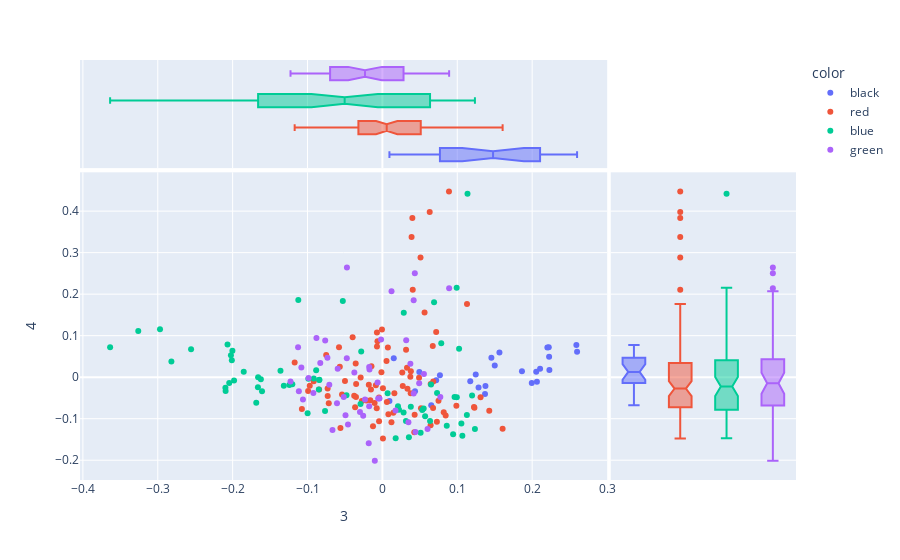

Notebook code for this chart:
### Code cell
px.scatter(DCM, 3, 4, 
           color=DOC['cover color'], 
           hover_name=DOC.file, 
           marginal_x='box', marginal_y='box', height=1000)

### Figure 1 — Plotly figure (JSON) as saved in the notebook; plotly's stock layout.template omitted (floating-point values rounded to 4 significant figures)
{"data": [{"hovertemplate": "<b>%{hovertext}</b><br><br>color=black<br>3=%{x}<br>4=%{y}<extra></extra>", "hovertext": ["Collins_HungerGames", "Collins_HungerGames", "Collins_HungerGames", "Collins_HungerGames", "Collins_HungerGames", "Collins_HungerGames", "Collins_HungerGames", "Collins_HungerGames", "Collins_HungerGames", "Collins_HungerGames", "Collins_HungerGames", "Collins_HungerGames", "Collins_HungerGames", "Collins_HungerGames", "Collins_HungerGames", "Collins_HungerGames", "Collins_HungerGames", "Collins_HungerGames", "Collins_HungerGames", "Collins_HungerGames", "Collins_HungerGames", "Collins_HungerGames", "Collins_HungerGames", "Collins_HungerGames", "Collins_HungerGames", "Collins_HungerGames"], "legendgroup": "black", "marker": {"color": "#636efa", "symbol": "circle"}, "mode": "markers", "name": "black", "orientation": "v", "showlegend": true, "type": "scatter", "x": [0.1246, 0.1284, 0.1173, 0.1563, 0.04358, 0.07683, 0.1376, 0.137, 0.06523, 0.04931, 0.2222, 0.2106, 0.15, 0.1456, 0.1864, 0.259, 0.2203, 0.2226, 0.2054, 0.2063, 0.1995, 0.223, 0.26, 0.01517, 0.009387, 0.07181], "xaxis": "x", "y": [0.006453, -0.02479, -0.009918, 0.05927, -0.03396, 0.004731, -0.02117, -0.04025, -0.06746, 0.01232, 0.07209, 0.02053, 0.02811, 0.04677, 0.01423, 0.07741, 0.07127, 0.04909, 0.01293, -0.01071, -0.01428, 0.01706, 0.0612, 0.04547, -0.05723, -0.007096], "yaxis": "y"}, {"alignmentgroup": "True", "hovertemplate": "<b>%{hovertext}</b><br><br>color=black<br>3=%{x}<extra></extra>", "hovertext": ["Collins_HungerGames", "Collins_HungerGames", "Collins_HungerGames", "Collins_HungerGames", "Collins_HungerGames", "Collins_HungerGames", "Collins_HungerGames", "Collins_HungerGames", "Collins_HungerGames", "Collins_HungerGames", "Collins_HungerGames", "Collins_HungerGames", "Collins_HungerGames", "Collins_HungerGames", "Collins_HungerGames", "Collins_HungerGames", "Collins_HungerGames", "Collins_HungerGames", "Collins_HungerGames", "Collins_HungerGames", "Collins_HungerGames", "Collins_HungerGames", "Collins_HungerGames", "Collins_HungerGames", "Collins_HungerGames", "Collins_HungerGames"], "legendgroup": "black", "marker": {"color": "#636efa", "symbol": "circle"}, "name": "black", "notched": true, "offsetgroup": "black", "showlegend": false, "type": "box", "x": [0.1246, 0.1284, 0.1173, 0.1563, 0.04358, 0.07683, 0.1376, 0.137, 0.06523, 0.04931, 0.2222, 0.2106, 0.15, 0.1456, 0.1864, 0.259, 0.2203, 0.2226, 0.2054, 0.2063, 0.1995, 0.223, 0.26, 0.01517, 0.009387, 0.07181], "xaxis": "x3", "yaxis": "y3"}, {"alignmentgroup": "True", "hovertemplate": "<b>%{hovertext}</b><br><br>color=black<br>4=%{y}<extra></extra>", "hovertext": ["Collins_HungerGames", "Collins_HungerGames", "Collins_HungerGames", "Collins_HungerGames", "Collins_HungerGames", "Collins_HungerGames", "Collins_HungerGames", "Collins_HungerGames", "Collins_HungerGames", "Collins_HungerGames", "Collins_HungerGames", "Collins_HungerGames", "Collins_HungerGames", "Collins_HungerGames", "Collins_HungerGames", "Collins_HungerGames", "Collins_HungerGames", "Collins_HungerGames", "Collins_HungerGames", "Collins_HungerGames", "Collins_HungerGames", "Collins_HungerGames", "Collins_HungerGames", "Collins_HungerGames", "Collins_HungerGames", "Collins_HungerGames"], "legendgroup": "black", "marker": {"color": "#636efa", "symbol": "circle"}, "name": "black", "notched": true, "offsetgroup": "black", "showlegend": false, "type": "box", "xaxis": "x2", "y": [0.006453, -0.02479, -0.009918, 0.05927, -0.03396, 0.004731, -0.02117, -0.04025, -0.06746, 0.01232, 0.07209, 0.02053, 0.02811, 0.04677, 0.01423, 0.07741, 0.07127, 0.04909, 0.01293, -0.01071, -0.01428, 0.01706, 0.0612, 0.04547, -0.05723, -0.007096], "yaxis": "y2"}, {"hovertemplate": "<b>%{hovertext}</b><br><br>color=red<br>3=%{x}<br>4=%{y}<extra></extra>", "hovertext": ["Collins_CatchingFire", "Collins_CatchingFire", "Collins_CatchingFire", "Collins_CatchingFire", "Collins_CatchingFire", "Collins_CatchingFire", "Collins_CatchingFire", "Collins_CatchingFire", "Collins_CatchingFire", "Collins_CatchingFire", "Collins_CatchingFire", "Collins_CatchingFire", "Collins_CatchingFire", "Collins_CatchingFire", "Collins_CatchingFire", "Collins_CatchingFire", "Collins_CatchingFire", "Collins_CatchingFire", "Collins_CatchingFire", "Collins_CatchingFire", "Collins_CatchingFire", "Collins_CatchingFire", "Collins_CatchingFire", "Collins_CatchingFire", "Collins_CatchingFire", "Collins_CatchingFire", "Collins_CatchingFire", "Roth_Allegiant", "Roth_Allegiant", "Roth_Allegiant", "Roth_Allegiant", "Roth_Allegiant", "Roth_Allegiant", "Roth_Allegiant", "Roth_Allegiant", "Roth_Allegiant", "Roth_Allegiant", "Roth_Allegiant", "Roth_Allegiant", "Roth_Allegiant", "Roth_Allegiant", "Roth_Allegiant", "Roth_Allegiant", "Roth_Allegiant", "Roth_Allegiant", "Roth_Allegiant", "Roth_Allegiant", "Roth_Allegiant", "Roth_Allegiant", "Roth_Allegiant", "Roth_Allegiant", "Roth_Allegiant", "Roth_Allegiant", "Roth_Allegiant", "Roth_Allegiant", "Roth_Allegiant", "Roth_Allegiant", "Roth_Allegiant", "Roth_Allegiant", "Roth_Allegiant", "Roth_Allegiant", "Roth_Allegiant", "Roth_Allegiant", "Roth_Allegiant", "Roth_Allegiant", "Roth_Allegiant", "Roth_Allegiant", "Roth_Allegiant", "Roth_Allegiant", "Roth_Allegiant", "Roth_Allegiant", "Roth_Allegiant", "Roth_Allegiant", "Roth_Allegiant", "Roth_Allegiant", "Roth_Allegiant", "Roth_Allegiant", "Roth_Allegiant", "Roth_Allegiant", "Roth_Allegiant", "Roth_Allegiant", "Roth_Allegiant", "Roth_Allegiant", "Roth_Allegiant"], "legendgroup": "red", "marker": {"color": "#EF553B", "symbol": "circle"}, "mode": "markers", "name": "red", "orientation": "v", "showlegend": true, "type": "scatter", "x": [0.03732, 0.01598, -0.01814, -0.007289, -0.0751, -0.008737, -0.02904, -0.09703, -0.05689, -0.05797, -0.007254, -0.09171, -0.03507, 0.0006772, 0.005984, -0.007573, -0.03643, -0.07308, -0.01462, 0.02655, -0.07317, -0.07165, -0.08452, -0.05393, -0.03767, -0.05, -0.1075, -0.001299, 0.008002, -0.004526, 0.0272, 0.06446, -0.03567, 0.007286, -0.0005768, 0.05153, -0.006579, 0.03897, 0.05633, 0.04, 0.06318, 0.1311, 0.08189, 0.1229, 0.1606, 0.06726, 0.06791, 0.08449, 0.1223, 0.113, 0.1427, 0.06438, -0.01617, -0.0992, -0.0353, 0.01208, 0.04307, 0.0316, 0.03346, 0.0426, 0.0509, -0.03975, 0.03777, 0.0988, 0.07276, -0.004447, 0.06767, 0.000706, -0.02743, 0.07492, 0.08892, -0.01258, -0.0153, -0.1172, 0.005515, -0.02134, -0.05605, 0.03287, 0.04896, 0.03801, -0.01042, 0.01461, 0.07181, 0.04051], "xaxis": "x", "y": [0.001121, -0.03875, -0.01827, 0.1074, 0.05346, -0.01917, -0.0005284, -0.02087, 0.02516, 0.07202, 0.07378, -0.009597, -0.01622, -0.02642, -0.05991, -0.07474, -0.07259, -0.04504, 0.02613, 0.01141, -0.02737, -0.06281, -0.0296, -0.0416, -0.04493, -0.00932, -0.07653, 0.01215, -0.08918, -0.04882, -0.02147, -0.01665, 0.03301, 0.07162, 0.1149, -0.07478, 0.08632, 0.3378, 0.1559, 0.3833, 0.3979, -0.04851, -0.08426, -0.07354, -0.1242, 0.07534, -0.01064, -0.09222, -0.07191, 0.1761, -0.08078, -0.1159, -0.05572, -0.03339, -0.04781, -0.1083, -0.09031, 0.06604, -0.0277, -0.1327, 0.288, 0.09646, -0.03845, -0.06877, -0.1073, -0.1062, -0.07399, -0.1478, -0.05753, -0.05668, 0.4474, -0.1185, -0.02958, 0.03529, 0.03872, -0.05615, -0.1225, 0.02263, -0.001312, 0.01415, -0.06211, -0.08593, 0.1089, 0.2105], "yaxis": "y"}, {"alignmentgroup": "True", "hovertemplate": "<b>%{hovertext}</b><br><br>color=red<br>3=%{x}<extra></extra>", "hovertext": ["Collins_CatchingFire", "Collins_CatchingFire", "Collins_CatchingFire", "Collins_CatchingFire", "Collins_CatchingFire", "Collins_CatchingFire", "Collins_CatchingFire", "Collins_CatchingFire", "Collins_CatchingFire", "Collins_CatchingFire", "Collins_CatchingFire", "Collins_CatchingFire", "Collins_CatchingFire", "Collins_CatchingFire", "Collins_CatchingFire", "Collins_CatchingFire", "Collins_CatchingFire", "Collins_CatchingFire", "Collins_CatchingFire", "Collins_CatchingFire", "Collins_CatchingFire", "Collins_CatchingFire", "Collins_CatchingFire", "Collins_CatchingFire", "Collins_CatchingFire", "Collins_CatchingFire", "Collins_CatchingFire", "Roth_Allegiant", "Roth_Allegiant", "Roth_Allegiant", "Roth_Allegiant", "Roth_Allegiant", "Roth_Allegiant", "Roth_Allegiant", "Roth_Allegiant", "Roth_Allegiant", "Roth_Allegiant", "Roth_Allegiant", "Roth_Allegiant", "Roth_Allegiant", "Roth_Allegiant", "Roth_Allegiant", "Roth_Allegiant", "Roth_Allegiant", "Roth_Allegiant", "Roth_Allegiant", "Roth_Allegiant", "Roth_Allegiant", "Roth_Allegiant", "Roth_Allegiant", "Roth_Allegiant", "Roth_Allegiant", "Roth_Allegiant", "Roth_Allegiant", "Roth_Allegiant", "Roth_Allegiant", "Roth_Allegiant", "Roth_Allegiant", "Roth_Allegiant", "Roth_Allegiant", "Roth_Allegiant", "Roth_Allegiant", "Roth_Allegiant", "Roth_Allegiant", "Roth_Allegiant", "Roth_Allegiant", "Roth_Allegiant", "Roth_Allegiant", "Roth_Allegiant", "Roth_Allegiant", "Roth_Allegiant", "Roth_Allegiant", "Roth_Allegiant", "Roth_Allegiant", "Roth_Allegiant", "Roth_Allegiant", "Roth_Allegiant", "Roth_Allegiant", "Roth_Allegiant", "Roth_Allegiant", "Roth_Allegiant", "Roth_Allegiant", "Roth_Allegiant", "Roth_Allegiant"], "legendgroup": "red", "marker": {"color": "#EF553B", "symbol": "circle"}, "name": "red", "notched": true, "offsetgroup": "red", "showlegend": false, "type": "box", "x": [0.03732, 0.01598, -0.01814, -0.007289, -0.0751, -0.008737, -0.02904, -0.09703, -0.05689, -0.05797, -0.007254, -0.09171, -0.03507, 0.0006772, 0.005984, -0.007573, -0.03643, -0.07308, -0.01462, 0.02655, -0.07317, -0.07165, -0.08452, -0.05393, -0.03767, -0.05, -0.1075, -0.001299, 0.008002, -0.004526, 0.0272, 0.06446, -0.03567, 0.007286, -0.0005768, 0.05153, -0.006579, 0.03897, 0.05633, 0.04, 0.06318, 0.1311, 0.08189, 0.1229, 0.1606, 0.06726, 0.06791, 0.08449, 0.1223, 0.113, 0.1427, 0.06438, -0.01617, -0.0992, -0.0353, 0.01208, 0.04307, 0.0316, 0.03346, 0.0426, 0.0509, -0.03975, 0.03777, 0.0988, 0.07276, -0.004447, 0.06767, 0.000706, -0.02743, 0.07492, 0.08892, -0.01258, -0.0153, -0.1172, 0.005515, -0.02134, -0.05605, 0.03287, 0.04896, 0.03801, -0.01042, 0.01461, 0.07181, 0.04051], "xaxis": "x3", "yaxis": "y3"}, {"alignmentgroup": "True", "hovertemplate": "<b>%{hovertext}</b><br><br>color=red<br>4=%{y}<extra></extra>", "hovertext": ["Collins_CatchingFire", "Collins_CatchingFire", "Collins_CatchingFire", "Collins_CatchingFire", "Collins_CatchingFire", "Collins_CatchingFire", "Collins_CatchingFire", "Collins_CatchingFire", "Collins_CatchingFire", "Collins_CatchingFire", "Collins_CatchingFire", "Collins_CatchingFire", "Collins_CatchingFire", "Collins_CatchingFire", "Collins_CatchingFire", "Collins_CatchingFire", "Collins_CatchingFire", "Collins_CatchingFire", "Collins_CatchingFire", "Collins_CatchingFire", "Collins_CatchingFire", "Collins_CatchingFire", "Collins_CatchingFire", "Collins_CatchingFire", "Collins_CatchingFire", "Collins_CatchingFire", "Collins_CatchingFire", "Roth_Allegiant", "Roth_Allegiant", "Roth_Allegiant", "Roth_Allegiant", "Roth_Allegiant", "Roth_Allegiant", "Roth_Allegiant", "Roth_Allegiant", "Roth_Allegiant", "Roth_Allegiant", "Roth_Allegiant", "Roth_Allegiant", "Roth_Allegiant", "Roth_Allegiant", "Roth_Allegiant", "Roth_Allegiant", "Roth_Allegiant", "Roth_Allegiant", "Roth_Allegiant", "Roth_Allegiant", "Roth_Allegiant", "Roth_Allegiant", "Roth_Allegiant", "Roth_Allegiant", "Roth_Allegiant", "Roth_Allegiant", "Roth_Allegiant", "Roth_Allegiant", "Roth_Allegiant", "Roth_Allegiant", "Roth_Allegiant", "Roth_Allegiant", "Roth_Allegiant", "Roth_Allegiant", "Roth_Allegiant", "Roth_Allegiant", "Roth_Allegiant", "Roth_Allegiant", "Roth_Allegiant", "Roth_Allegiant", "Roth_Allegiant", "Roth_Allegiant", "Roth_Allegiant", "Roth_Allegiant", "Roth_Allegiant", "Roth_Allegiant", "Roth_Allegiant", "Roth_Allegiant", "Roth_Allegiant", "Roth_Allegiant", "Roth_Allegiant", "Roth_Allegiant", "Roth_Allegiant", "Roth_Allegiant", "Roth_Allegiant", "Roth_Allegiant", "Roth_Allegiant"], "legendgroup": "red", "marker": {"color": "#EF553B", "symbol": "circle"}, "name": "red", "notched": true, "offsetgroup": "red", "showlegend": false, "type": "box", "xaxis": "x2", "y": [0.001121, -0.03875, -0.01827, 0.1074, 0.05346, -0.01917, -0.0005284, -0.02087, 0.02516, 0.07202, 0.07378, -0.009597, -0.01622, -0.02642, -0.05991, -0.07474, -0.07259, -0.04504, 0.02613, 0.01141, -0.02737, -0.06281, -0.0296, -0.0416, -0.04493, -0.00932, -0.07653, 0.01215, -0.08918, -0.04882, -0.02147, -0.01665, 0.03301, 0.07162, 0.1149, -0.07478, 0.08632, 0.3378, 0.1559, 0.3833, 0.3979, -0.04851, -0.08426, -0.07354, -0.1242, 0.07534, -0.01064, -0.09222, -0.07191, 0.1761, -0.08078, -0.1159, -0.05572, -0.03339, -0.04781, -0.1083, -0.09031, 0.06604, -0.0277, -0.1327, 0.288, 0.09646, -0.03845, -0.06877, -0.1073, -0.1062, -0.07399, -0.1478, -0.05753, -0.05668, 0.4474, -0.1185, -0.02958, 0.03529, 0.03872, -0.05615, -0.1225, 0.02263, -0.001312, 0.01415, -0.06211, -0.08593, 0.1089, 0.2105], "yaxis": "y2"}, {"hovertemplate": "<b>%{hovertext}</b><br><br>color=blue<br>3=%{x}<br>4=%{y}<extra></extra>", "hovertext": ["Collins_Mockingjay", "Collins_Mockingjay", "Collins_Mockingjay", "Collins_Mockingjay", "Collins_Mockingjay", "Collins_Mockingjay", "Collins_Mockingjay", "Collins_Mockingjay", "Collins_Mockingjay", "Collins_Mockingjay", "Collins_Mockingjay", "Collins_Mockingjay", "Collins_Mockingjay", "Collins_Mockingjay", "Collins_Mockingjay", "Collins_Mockingjay", "Collins_Mockingjay", "Collins_Mockingjay", "Collins_Mockingjay", "Collins_Mockingjay", "Collins_Mockingjay", "Collins_Mockingjay", "Collins_Mockingjay", "Collins_Mockingjay", "Collins_Mockingjay", "Collins_Mockingjay", "Collins_Mockingjay", "Roth_Divergent", "Roth_Divergent", "Roth_Divergent", "Roth_Divergent", "Roth_Divergent", "Roth_Divergent", "Roth_Divergent", "Roth_Divergent", "Roth_Divergent", "Roth_Divergent", "Roth_Divergent", "Roth_Divergent", "Roth_Divergent", "Roth_Divergent", "Roth_Divergent", "Roth_Divergent", "Roth_Divergent", "Roth_Divergent", "Roth_Divergent", "Roth_Divergent", "Roth_Divergent", "Roth_Divergent", "Roth_Divergent", "Roth_Divergent", "Roth_Divergent", "Roth_Divergent", "Roth_Divergent", "Roth_Divergent", "Roth_Divergent", "Roth_Divergent", "Roth_Divergent", "Roth_Divergent", "Roth_Divergent", "Roth_Divergent", "Roth_Divergent", "Roth_Divergent", "Roth_Divergent", "Roth_Divergent", "Roth_Divergent"], "legendgroup": "blue", "marker": {"color": "#00cc96", "symbol": "circle"}, "mode": "markers", "name": "blue", "orientation": "v", "showlegend": true, "type": "scatter", "x": [-0.1361, -0.2097, -0.1242, -0.08435, -0.08494, -0.1852, -0.2555, -0.2094, -0.08418, -0.166, -0.1623, -0.1663, -0.09989, -0.1203, -0.2003, -0.1685, -0.1608, -0.3637, -0.2818, -0.3261, -0.2023, -0.2069, -0.2011, -0.297, -0.2046, -0.1981, -0.09159, 0.07859, 0.07299, 0.09638, 0.09938, 0.06496, 0.09919, 0.1198, 0.006976, 0.02218, 0.03146, 0.1137, 0.02855, 0.03794, -0.02923, 0.1055, 0.1236, 0.06901, 0.03539, 0.05324, 0.01771, 0.05512, 0.0283, 0.09444, 0.06363, 0.0208, 0.08595, 0.05704, 0.1024, 0.1128, -0.04798, 0.05102, 0.1068, -0.05287, -0.07661, -0.0989, -0.08847, -0.1123, -0.1317, -0.02831], "xaxis": "x", "y": [0.01564, -0.02553, -0.01902, -0.006757, -0.02944, 0.01336, 0.06708, -0.03353, -0.006354, -0.0004432, -0.004782, -0.02407, -0.08665, -0.01683, 0.06342, -0.06142, -0.03386, 0.07233, 0.03761, 0.1111, 0.05275, 0.07863, 0.04064, 0.1152, -0.01372, -0.007904, -0.00328, 0.08197, -0.03805, -0.048, -0.04854, -0.01744, 0.2155, -0.04437, -0.03895, -0.07857, -0.1053, 0.4419, 0.1554, -0.07105, -0.06475, -0.1113, -0.1248, 0.1804, -0.1445, -0.07899, -0.147, -0.07565, -0.08484, -0.1374, -0.1057, -0.0703, -0.1167, -0.09439, 0.06832, -0.09095, -0.04354, -0.1338, -0.1411, 0.1837, -0.08155, -0.003566, 0.01685, 0.1861, -0.02087, 0.06183], "yaxis": "y"}, {"alignmentgroup": "True", "hovertemplate": "<b>%{hovertext}</b><br><br>color=blue<br>3=%{x}<extra></extra>", "hovertext": ["Collins_Mockingjay", "Collins_Mockingjay", "Collins_Mockingjay", "Collins_Mockingjay", "Collins_Mockingjay", "Collins_Mockingjay", "Collins_Mockingjay", "Collins_Mockingjay", "Collins_Mockingjay", "Collins_Mockingjay", "Collins_Mockingjay", "Collins_Mockingjay", "Collins_Mockingjay", "Collins_Mockingjay", "Collins_Mockingjay", "Collins_Mockingjay", "Collins_Mockingjay", "Collins_Mockingjay", "Collins_Mockingjay", "Collins_Mockingjay", "Collins_Mockingjay", "Collins_Mockingjay", "Collins_Mockingjay", "Collins_Mockingjay", "Collins_Mockingjay", "Collins_Mockingjay", "Collins_Mockingjay", "Roth_Divergent", "Roth_Divergent", "Roth_Divergent", "Roth_Divergent", "Roth_Divergent", "Roth_Divergent", "Roth_Divergent", "Roth_Divergent", "Roth_Divergent", "Roth_Divergent", "Roth_Divergent", "Roth_Divergent", "Roth_Divergent", "Roth_Divergent", "Roth_Divergent", "Roth_Divergent", "Roth_Divergent", "Roth_Divergent", "Roth_Divergent", "Roth_Divergent", "Roth_Divergent", "Roth_Divergent", "Roth_Divergent", "Roth_Divergent", "Roth_Divergent", "Roth_Divergent", "Roth_Divergent", "Roth_Divergent", "Roth_Divergent", "Roth_Divergent", "Roth_Divergent", "Roth_Divergent", "Roth_Divergent", "Roth_Divergent", "Roth_Divergent", "Roth_Divergent", "Roth_Divergent", "Roth_Divergent", "Roth_Divergent"], "legendgroup": "blue", "marker": {"color": "#00cc96", "symbol": "circle"}, "name": "blue", "notched": true, "offsetgroup": "blue", "showlegend": false, "type": "box", "x": [-0.1361, -0.2097, -0.1242, -0.08435, -0.08494, -0.1852, -0.2555, -0.2094, -0.08418, -0.166, -0.1623, -0.1663, -0.09989, -0.1203, -0.2003, -0.1685, -0.1608, -0.3637, -0.2818, -0.3261, -0.2023, -0.2069, -0.2011, -0.297, -0.2046, -0.1981, -0.09159, 0.07859, 0.07299, 0.09638, 0.09938, 0.06496, 0.09919, 0.1198, 0.006976, 0.02218, 0.03146, 0.1137, 0.02855, 0.03794, -0.02923, 0.1055, 0.1236, 0.06901, 0.03539, 0.05324, 0.01771, 0.05512, 0.0283, 0.09444, 0.06363, 0.0208, 0.08595, 0.05704, 0.1024, 0.1128, -0.04798, 0.05102, 0.1068, -0.05287, -0.07661, -0.0989, -0.08847, -0.1123, -0.1317, -0.02831], "xaxis": "x3", "yaxis": "y3"}, {"alignmentgroup": "True", "hovertemplate": "<b>%{hovertext}</b><br><br>color=blue<br>4=%{y}<extra></extra>", "hovertext": ["Collins_Mockingjay", "Collins_Mockingjay", "Collins_Mockingjay", "Collins_Mockingjay", "Collins_Mockingjay", "Collins_Mockingjay", "Collins_Mockingjay", "Collins_Mockingjay", "Collins_Mockingjay", "Collins_Mockingjay", "Collins_Mockingjay", "Collins_Mockingjay", "Collins_Mockingjay", "Collins_Mockingjay", "Collins_Mockingjay", "Collins_Mockingjay", "Collins_Mockingjay", "Collins_Mockingjay", "Collins_Mockingjay", "Collins_Mockingjay", "Collins_Mockingjay", "Collins_Mockingjay", "Collins_Mockingjay", "Collins_Mockingjay", "Collins_Mockingjay", "Collins_Mockingjay", "Collins_Mockingjay", "Roth_Divergent", "Roth_Divergent", "Roth_Divergent", "Roth_Divergent", "Roth_Divergent", "Roth_Divergent", "Roth_Divergent", "Roth_Divergent", "Roth_Divergent", "Roth_Divergent", "Roth_Divergent", "Roth_Divergent", "Roth_Divergent", "Roth_Divergent", "Roth_Divergent", "Roth_Divergent", "Roth_Divergent", "Roth_Divergent", "Roth_Divergent", "Roth_Divergent", "Roth_Divergent", "Roth_Divergent", "Roth_Divergent", "Roth_Divergent", "Roth_Divergent", "Roth_Divergent", "Roth_Divergent", "Roth_Divergent", "Roth_Divergent", "Roth_Divergent", "Roth_Divergent", "Roth_Divergent", "Roth_Divergent", "Roth_Divergent", "Roth_Divergent", "Roth_Divergent", "Roth_Divergent", "Roth_Divergent", "Roth_Divergent"], "legendgroup": "blue", "marker": {"color": "#00cc96", "symbol": "circle"}, "name": "blue", "notched": true, "offsetgroup": "blue", "showlegend": false, "type": "box", "xaxis": "x2", "y": [0.01564, -0.02553, -0.01902, -0.006757, -0.02944, 0.01336, 0.06708, -0.03353, -0.006354, -0.0004432, -0.004782, -0.02407, -0.08665, -0.01683, 0.06342, -0.06142, -0.03386, 0.07233, 0.03761, 0.1111, 0.05275, 0.07863, 0.04064, 0.1152, -0.01372, -0.007904, -0.00328, 0.08197, -0.03805, -0.048, -0.04854, -0.01744, 0.2155, -0.04437, -0.03895, -0.07857, -0.1053, 0.4419, 0.1554, -0.07105, -0.06475, -0.1113, -0.1248, 0.1804, -0.1445, -0.07899, -0.147, -0.07565, -0.08484, -0.1374, -0.1057, -0.0703, -0.1167, -0.09439, 0.06832, -0.09095, -0.04354, -0.1338, -0.1411, 0.1837, -0.08155, -0.003566, 0.01685, 0.1861, -0.02087, 0.06183], "yaxis": "y2"}, {"hovertemplate": "<b>%{hovertext}</b><br><br>color=green<br>3=%{x}<br>4=%{y}<extra></extra>", "hovertext": ["Roth_Insurgent", "Roth_Insurgent", "Roth_Insurgent", "Roth_Insurgent", "Roth_Insurgent", "Roth_Insurgent", "Roth_Insurgent", "Roth_Insurgent", "Roth_Insurgent", "Roth_Insurgent", "Roth_Insurgent", "Roth_Insurgent", "Roth_Insurgent", "Roth_Insurgent", "Roth_Insurgent", "Roth_Insurgent", "Roth_Insurgent", "Roth_Insurgent", "Roth_Insurgent", "Roth_Insurgent", "Roth_Insurgent", "Roth_Insurgent", "Roth_Insurgent", "Roth_Insurgent", "Roth_Insurgent", "Roth_Insurgent", "Roth_Insurgent", "Roth_Insurgent", "Roth_Insurgent", "Roth_Insurgent", "Roth_Insurgent", "Roth_Insurgent", "Roth_Insurgent", "Roth_Insurgent", "Roth_Insurgent", "Roth_Insurgent", "Roth_Insurgent", "Roth_Insurgent", "Roth_Insurgent", "Roth_Insurgent", "Roth_Insurgent", "Roth_Insurgent", "Roth_Insurgent", "Roth_Insurgent", "Roth_Insurgent", "Roth_Insurgent", "Roth_Insurgent"], "legendgroup": "green", "marker": {"color": "#ab63fa", "symbol": "circle"}, "mode": "markers", "name": "green", "orientation": "v", "showlegend": true, "type": "scatter", "x": [0.04175, 0.05546, 0.07736, 0.06033, 0.0175, 0.04177, -0.001792, 0.04329, 0.04912, -0.01725, -0.02569, -0.01015, -0.02323, -0.006467, -0.1227, -0.1083, -0.04598, -0.01769, -0.06068, -0.003855, -0.07642, -0.05168, -0.07092, -0.0597, 0.03179, -0.04756, 0.0441, -0.03748, -0.04928, -0.005661, -0.01826, -0.1061, -0.02996, 0.03473, -0.06666, -0.08298, 0.03737, -0.01765, 0.08913, 0.01218, -0.04737, -0.0881, -0.1126, -0.09222, -0.1116, -0.09865, -0.07343], "xaxis": "x", "y": [0.1851, 0.00755, -0.04755, -0.1249, -0.08018, -0.039, 0.09069, 0.2502, -0.01448, 0.01865, -0.09318, -0.2016, -0.05371, -0.0131, -0.01051, 0.02351, -0.1141, -0.0701, -0.06275, -0.05135, 0.08833, -0.04748, -0.01834, 0.02053, 0.08906, 0.04588, -0.1322, 0.01125, -0.09189, -0.0513, -0.1592, -0.05361, -0.08359, -0.1086, -0.1275, 0.03402, 0.03246, 0.02452, 0.2142, 0.2071, 0.2645, 0.09458, 0.07209, -0.03791, -0.03404, -0.002209, 0.04706], "yaxis": "y"}, {"alignmentgroup": "True", "hovertemplate": "<b>%{hovertext}</b><br><br>color=green<br>3=%{x}<extra></extra>", "hovertext": ["Roth_Insurgent", "Roth_Insurgent", "Roth_Insurgent", "Roth_Insurgent", "Roth_Insurgent", "Roth_Insurgent", "Roth_Insurgent", "Roth_Insurgent", "Roth_Insurgent", "Roth_Insurgent", "Roth_Insurgent", "Roth_Insurgent", "Roth_Insurgent", "Roth_Insurgent", "Roth_Insurgent", "Roth_Insurgent", "Roth_Insurgent", "Roth_Insurgent", "Roth_Insurgent", "Roth_Insurgent", "Roth_Insurgent", "Roth_Insurgent", "Roth_Insurgent", "Roth_Insurgent", "Roth_Insurgent", "Roth_Insurgent", "Roth_Insurgent", "Roth_Insurgent", "Roth_Insurgent", "Roth_Insurgent", "Roth_Insurgent", "Roth_Insurgent", "Roth_Insurgent", "Roth_Insurgent", "Roth_Insurgent", "Roth_Insurgent", "Roth_Insurgent", "Roth_Insurgent", "Roth_Insurgent", "Roth_Insurgent", "Roth_Insurgent", "Roth_Insurgent", "Roth_Insurgent", "Roth_Insurgent", "Roth_Insurgent", "Roth_Insurgent", "Roth_Insurgent"], "legendgroup": "green", "marker": {"color": "#ab63fa", "symbol": "circle"}, "name": "green", "notched": true, "offsetgroup": "green", "showlegend": false, "type": "box", "x": [0.04175, 0.05546, 0.07736, 0.06033, 0.0175, 0.04177, -0.001792, 0.04329, 0.04912, -0.01725, -0.02569, -0.01015, -0.02323, -0.006467, -0.1227, -0.1083, -0.04598, -0.01769, -0.06068, -0.003855, -0.07642, -0.05168, -0.07092, -0.0597, 0.03179, -0.04756, 0.0441, -0.03748, -0.04928, -0.005661, -0.01826, -0.1061, -0.02996, 0.03473, -0.06666, -0.08298, 0.03737, -0.01765, 0.08913, 0.01218, -0.04737, -0.0881, -0.1126, -0.09222, -0.1116, -0.09865, -0.07343], "xaxis": "x3", "yaxis": "y3"}, {"alignmentgroup": "True", "hovertemplate": "<b>%{hovertext}</b><br><br>color=green<br>4=%{y}<extra></extra>", "hovertext": ["Roth_Insurgent", "Roth_Insurgent", "Roth_Insurgent", "Roth_Insurgent", "Roth_Insurgent", "Roth_Insurgent", "Roth_Insurgent", "Roth_Insurgent", "Roth_Insurgent", "Roth_Insurgent", "Roth_Insurgent", "Roth_Insurgent", "Roth_Insurgent", "Roth_Insurgent", "Roth_Insurgent", "Roth_Insurgent", "Roth_Insurgent", "Roth_Insurgent", "Roth_Insurgent", "Roth_Insurgent", "Roth_Insurgent", "Roth_Insurgent", "Roth_Insurgent", "Roth_Insurgent", "Roth_Insurgent", "Roth_Insurgent", "Roth_Insurgent", "Roth_Insurgent", "Roth_Insurgent", "Roth_Insurgent", "Roth_Insurgent", "Roth_Insurgent", "Roth_Insurgent", "Roth_Insurgent", "Roth_Insurgent", "Roth_Insurgent", "Roth_Insurgent", "Roth_Insurgent", "Roth_Insurgent", "Roth_Insurgent", "Roth_Insurgent", "Roth_Insurgent", "Roth_Insurgent", "Roth_Insurgent", "Roth_Insurgent", "Roth_Insurgent", "Roth_Insurgent"], "legendgroup": "green", "marker": {"color": "#ab63fa", "symbol": "circle"}, "name": "green", "notched": true, "offsetgroup": "green", "showlegend": false, "type": "box", "xaxis": "x2", "y": [0.1851, 0.00755, -0.04755, -0.1249, -0.08018, -0.039, 0.09069, 0.2502, -0.01448, 0.01865, -0.09318, -0.2016, -0.05371, -0.0131, -0.01051, 0.02351, -0.1141, -0.0701, -0.06275, -0.05135, 0.08833, -0.04748, -0.01834, 0.02053, 0.08906, 0.04588, -0.1322, 0.01125, -0.09189, -0.0513, -0.1592, -0.05361, -0.08359, -0.1086, -0.1275, 0.03402, 0.03246, 0.02452, 0.2142, 0.2071, 0.2645, 0.09458, 0.07209, -0.03791, -0.03404, -0.002209, 0.04706], "yaxis": "y2"}], "layout": {"autosize": true, "legend": {"title": {"text": "color"}, "tracegroupgap": 0}, "margin": {"t": 60}, "xaxis": {"anchor": "y", "autorange": true, "domain": [0, 0.7363], "range": [-0.4027, 0.2991], "title": {"text": "3"}, "type": "linear"}, "xaxis2": {"anchor": "y2", "autorange": true, "domain": [0.7413, 1], "matches": "x2", "range": [-0.5, 3.5], "showgrid": false, "showline": false, "showticklabels": false, "ticks": "", "type": "category"}, "xaxis3": {"anchor": "y3", "autorange": true, "domain": [0, 0.7363], "matches": "x", "range": [-0.4027, 0.2991], "showgrid": true, "showticklabels": false, "type": "linear"}, "xaxis4": {"anchor": "y4", "domain": [0.7413, 1], "matches": "x2", "showgrid": false, "showline": false, "showticklabels": false, "ticks": ""}, "yaxis": {"anchor": "x", "autorange": true, "domain": [0, 0.7326], "range": [-0.2425, 0.4883], "title": {"text": "4"}, "type": "linear"}, "yaxis2": {"anchor": "x2", "autorange": true, "domain": [0, 0.7326], "matches": "y", "range": [-0.2425, 0.4883], "showgrid": true, "showticklabels": false, "type": "linear"}, "yaxis3": {"anchor": "x3", "autorange": true, "domain": [0.7426, 1], "matches": "y3", "range": [-0.5, 3.5], "showgrid": false, "showline": false, "showticklabels": false, "ticks": "", "type": "category"}, "yaxis4": {"anchor": "x4", "domain": [0.7426, 1], "matches": "y3", "showgrid": true, "showline": false, "showticklabels": false, "ticks": ""}}}
